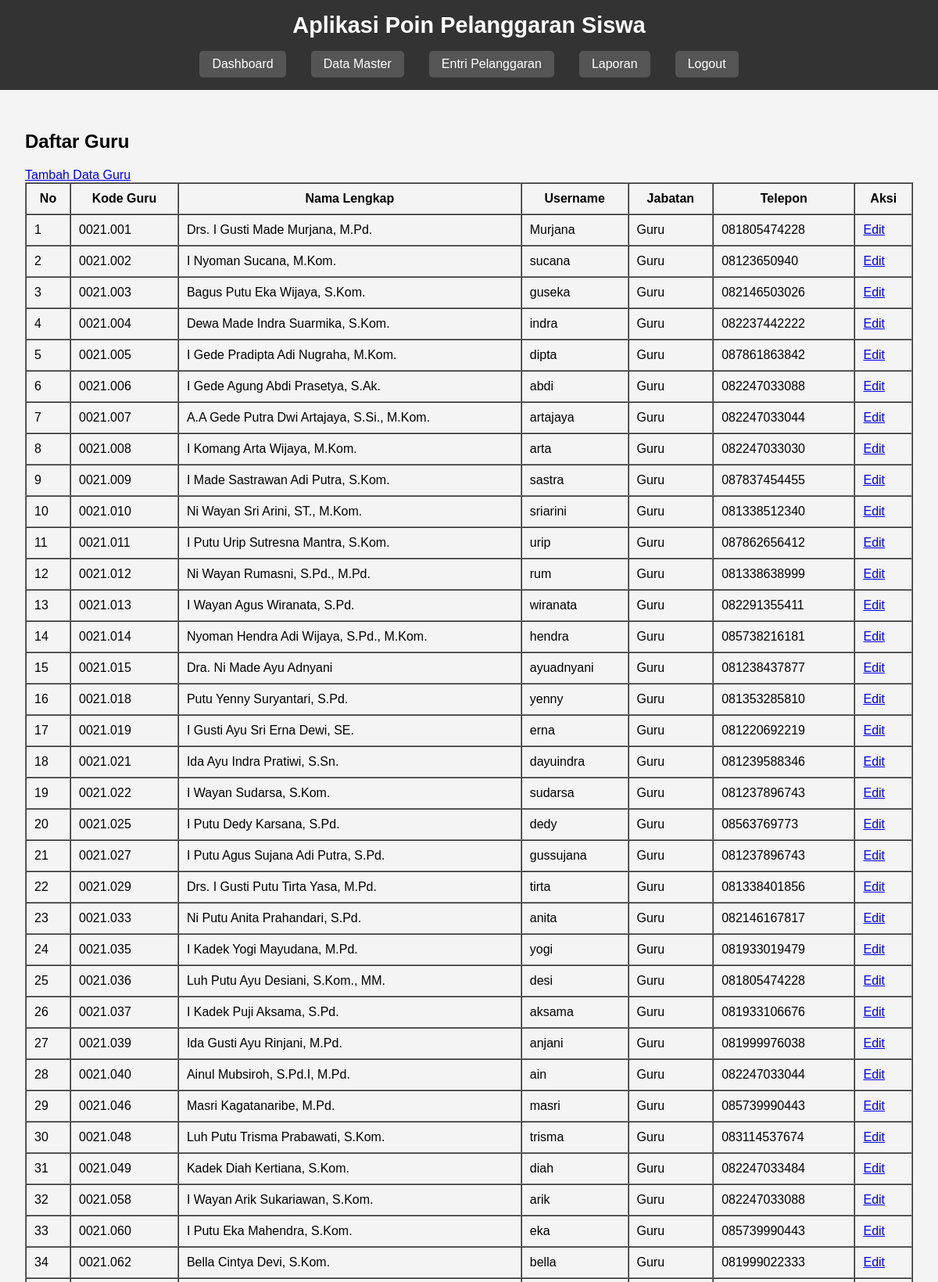
/pages/guru/list.php (signed in, upper part), run on the app's committed database.
### tables this page shows
CREATE TABLE `guru` (
  `kode_guru` char(8) NOT NULL,
  `nama_pengguna` varchar(100) DEFAULT NULL,
  `role` varchar(30) DEFAULT NULL,
  `username` varchar(50) DEFAULT NULL,
  `password` varchar(70) DEFAULT NULL,
  `aktif` enum('Y','N') DEFAULT NULL,
  `jabatan` varchar(50) DEFAULT NULL,
  `telp` varchar(16) DEFAULT NULL
);

### pages/guru/list.php (the view, shortened to what this page needs)
<?php
include ROOTPATH . '/config/config.php';
include ROOTPATH . '/includes/header.php';
$result = mysqli_query($conn, 'SELECT * FROM guru WHERE aktif = "Y"');
?>
<div class="container">
    <div class="header-table">
        <h2>Daftar Guru</h2>
        <a href="add.php">Tambah Data Guru</a>
    </div>
    <table cellpadding="10" cellspacing="0" border="1" width="100%">
        <thead>
            <tr>
                <th>No</th>
                <th>Kode Guru</th>
                <th>Nama Lengkap</th>
                <th>Username</th>
                <th>Jabatan</th>
                <th>Telepon</th>
                <th>Aksi</th>
            </tr>
        </thead>
        <tbody>
            <?php
            $no = 1;
            while ($row = mysqli_fetch_assoc($result)) {
                ?>
                <tr>
                    <td><?= htmlspecialchars($no++); ?></td>
                    <td><?= htmlspecialchars($row['kode_guru']); ?></td>
                    <td><?= htmlspecialchars($row['nama_pengguna']); ?></td>
                    <td><?= htmlspecialchars($row['username']); ?></td>
                    <td><?= htmlspecialchars($row['role']); ?></td>
                    <td><?= htmlspecialchars($row['telp']); ?></td>
                    <td>
                        <a href="edit.php?kode_guru=<?= $row['kode_guru'] ?>">Edit</a>
                    </td>
                </tr>
            <?php
            }
            ?>
        </tbody>
    </table>
    </div
    </table>

### css/components/header.css (style rules this page uses)
body { font-family: Arial, sans-serif; margin: 0; padding: 0; background-color: #f4f4f4; }

### data on the page
guru: kode_guru "0021.001", nama_pengguna "Drs. I Gusti Made Murjana, M.Pd.", username "Murjana", role "Guru", telp "081805474228"
guru: kode_guru "0021.002", nama_pengguna "I Nyoman Sucana, M.Kom.", username "sucana", role "Guru", telp "08123650940"
guru: kode_guru "0021.003", nama_pengguna "Bagus Putu Eka Wijaya, S.Kom.", username "guseka", role "Guru", telp "082146503026"
guru: kode_guru "0021.004", nama_pengguna "Dewa Made Indra Suarmika, S.Kom.", username "indra", role "Guru", telp "082237442222"
guru: kode_guru "0021.005", nama_pengguna "I Gede Pradipta Adi Nugraha, M.Kom.", username "dipta", role "Guru", telp "087861863842"
guru: kode_guru "0021.006", nama_pengguna "I Gede Agung Abdi Prasetya, S.Ak.", username "abdi", role "Guru", telp "082247033088"
guru: kode_guru "0021.007", nama_pengguna "A.A Gede Putra Dwi Artajaya, S.Si., M.Kom.", username "artajaya", role "Guru", telp "082247033044"
guru: kode_guru "0021.008", nama_pengguna "I Komang Arta Wijaya, M.Kom.", username "arta", role "Guru", telp "082247033030"
guru: kode_guru "0021.009", nama_pengguna "I Made Sastrawan Adi Putra, S.Kom.", username "sastra", role "Guru", telp "087837454455"
guru: kode_guru "0021.010", nama_pengguna "Ni Wayan Sri Arini, ST., M.Kom.", username "sriarini", role "Guru", telp "081338512340"
guru: kode_guru "0021.011", nama_pengguna "I Putu Urip Sutresna Mantra, S.Kom.", username "urip", role "Guru", telp "087862656412"
guru: kode_guru "0021.012", nama_pengguna "Ni Wayan Rumasni, S.Pd., M.Pd.", username "rum", role "Guru", telp "081338638999"
guru: kode_guru "0021.013", nama_pengguna "I Wayan Agus Wiranata, S.Pd.", username "wiranata", role "Guru", telp "082291355411"
guru: kode_guru "0021.014", nama_pengguna "Nyoman Hendra Adi Wijaya, S.Pd., M.Kom.", username "hendra", role "Guru", telp "085738216181"
guru: kode_guru "0021.015", nama_pengguna "Dra. Ni Made Ayu Adnyani", username "ayuadnyani", role "Guru", telp "081238437877"
guru: kode_guru "0021.018", nama_pengguna "Putu Yenny Suryantari, S.Pd.", username "yenny", role "Guru", telp "081353285810"
guru: kode_guru "0021.019", nama_pengguna "I Gusti Ayu Sri Erna Dewi, SE.", username "erna", role "Guru", telp "081220692219"
guru: kode_guru "0021.021", nama_pengguna "Ida Ayu Indra Pratiwi, S.Sn.", username "dayuindra", role "Guru", telp "081239588346"
guru: kode_guru "0021.022", nama_pengguna "I Wayan Sudarsa, S.Kom.", username "sudarsa", role "Guru", telp "081237896743"
guru: kode_guru "0021.025", nama_pengguna "I Putu Dedy Karsana, S.Pd.", username "dedy", role "Guru", telp "08563769773"
guru: kode_guru "0021.027", nama_pengguna "I Putu Agus Sujana Adi Putra, S.Pd.", username "gussujana", role "Guru", telp "081237896743"
guru: kode_guru "0021.029", nama_pengguna "Drs. I Gusti Putu Tirta Yasa, M.Pd.", username "tirta", role "Guru", telp "081338401856"
guru: kode_guru "0021.033", nama_pengguna "Ni Putu Anita Prahandari, S.Pd.", username "anita", role "Guru", telp "082146167817"
guru: kode_guru "0021.035", nama_pengguna "I Kadek Yogi Mayudana, M.Pd.", username "yogi", role "Guru", telp "081933019479"
guru: kode_guru "0021.036", nama_pengguna "Luh Putu Ayu Desiani, S.Kom., MM.", username "desi", role "Guru", telp "081805474228"
guru: kode_guru "0021.037", nama_pengguna "I Kadek Puji Aksama, S.Pd.", username "aksama", role "Guru", telp "081933106676"
guru: kode_guru "0021.039", nama_pengguna "Ida Gusti Ayu Rinjani, M.Pd.", username "anjani", role "Guru", telp "081999976038"
guru: kode_guru "0021.040", nama_pengguna "Ainul Mubsiroh, S.Pd.I, M.Pd.", username "ain", role "Guru", telp "082247033044"
guru: kode_guru "0021.046", nama_pengguna "Masri Kagatanaribe, M.Pd.", username "masri", role "Guru", telp "085739990443"
guru: kode_guru "0021.048", nama_pengguna "Luh Putu Trisma Prabawati, S.Kom.", username "trisma", role "Guru", telp "083114537674"
guru: kode_guru "0021.049", nama_pengguna "Kadek Diah Kertiana, S.Kom.", username "diah", role "Guru", telp "082247033484"
guru: kode_guru "0021.058", nama_pengguna "I Wayan Arik Sukariawan, S.Kom.", username "arik", role "Guru", telp "082247033088"
guru: kode_guru "0021.060", nama_pengguna "I Putu Eka Mahendra, S.Kom.", username "eka", role "Guru", telp "085739990443"
guru: kode_guru "0021.062", nama_pengguna "Bella Cintya Devi, S.Kom.", username "bella", role "Guru", telp "081999022333"
